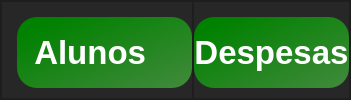
         <widget class="QFrame" name="frame_2">
          <property name="maximumSize">
           <size>
            <width>1920</width>
            <height>600</height>
           </size>
          </property>
          <property name="font">
           <font>
            <pointsize>32</pointsize>
           </font>
          </property>
          <property name="styleSheet">
           <string notr="true">background-color: rgb(39, 39, 39);</string>
          </property>
          <property name="frameShape">
           <enum>QFrame::StyledPanel</enum>
          </property>
          <property name="frameShadow">
           <enum>QFrame::Raised</enum>
          </property>
          <layout class="QHBoxLayout" name="horizontalLayout_2">
           <property name="spacing">
            <number>0</number>
           </property>
           <property name="leftMargin">
            <number>0</number>
           </property>
           <property name="topMargin">
            <number>0</number>
           </property>
           <property name="rightMargin">
            <number>0</number>
           </property>
           <property name="bottomMargin">
            <number>0</number>
           </property>
           <item>
            <widget class="QFrame" name="frame_9">
             <property name="maximumSize">
              <size>
               <width>16777215</width>
               <height>175</height>
              </size>
             </property>
             <property name="styleSheet">
              <string notr="true">background-color: rgb(39, 39, 39);</string>
             </property>
             <property name="frameShape">
              <enum>QFrame::StyledPanel</enum>
             </property>
             <property name="frameShadow">
              <enum>QFrame::Raised</enum>
             </property>
             <layout class="QHBoxLayout" name="horizontalLayout_6">
              <property name="spacing">
               <number>0</number>
              </property>
              <property name="leftMargin">
               <number>15</number>
              </property>
              <property name="topMargin">
               <number>15</number>
              </property>
              <property name="rightMargin">
               <number>0</number>
              </property>
              <property name="bottomMargin">
               <number>10</number>
              </property>
              <item>
               <widget class="QPushButton" name="botao_alunos">
                <property name="maximumSize">
                 <size>
                  <width>320</width>
                  <height>250</height>
                 </size>
                </property>
                <property name="font">
                 <font>
                  <family>Segoe UI</family>
                  <pointsize>25</pointsize>
                  <weight>75</weight>
                  <bold>true</bold>
                 </font>
                </property>
                <property name="styleSheet">
                 <string notr="true">
QPushButton{
background-color: qlineargradient(spread:pad, x1:0, y1:0.017, x2:1, y2:1, stop:0.113636 rgba(0, 129, 0, 255), stop:1 rgba(66, 138, 60, 255));
border-radius:20px;
  text-align: center;
  color: #ffffff;

}

QPushButton:hover{
background-color: green;

}

QPushButton:pressed{
  background-color: #3e8e41;

}</string>
                </property>
                <property name="text">
                 <string>  Alunos     </string>
                </property>
                <property name="icon">
                 <iconset>
                  <normaloff>../../Icons/white_versions/output-onlinepngtools (6).png</normaloff>../../Icons/white_versions/output-onlinepngtools (6).png</iconset>
                </property>
                <property name="iconSize">
                 <size>
                  <width>80</width>
                  <height>200</height>
                 </size>
                </property>
               </widget>
              </item>
             </layout>
            </widget>
           </item>
           <item>
            <widget class="QFrame" name="frame_10">
             <property name="maximumSize">
              <size>
               <width>16777215</width>
               <height>175</height>
              </size>
             </property>
             <property name="styleSheet">
              <string notr="true">background-color: rgb(39, 39, 39);</string>
             </property>
             <property name="frameShape">
              <enum>QFrame::StyledPanel</enum>
             </property>
             <property name="frameShadow">
              <enum>QFrame::Raised</enum>
             </property>
             <layout class="QHBoxLayout" name="horizontalLayout_7">
              <property name="spacing">
               <number>0</number>
              </property>
              <property name="leftMargin">
               <number>0</number>
              </property>
              <property name="topMargin">
               <number>15</number>
              </property>
              <property name="rightMargin">
               <number>0</number>
              </property>
              <property name="bottomMargin">
               <number>10</number>
              </property>
              <item>
               <widget class="QPushButton" name="botao_orcamento">
                <property name="maximumSize">
                 <size>
                  <width>320</width>
                  <height>250</height>
                 </size>
                </property>
                <property name="font">
                 <font>
                  <family>Segoe UI</family>
                  <pointsize>25</pointsize>
                  <weight>75</weight>
                  <bold>true</bold>
                 </font>
                </property>
                <property name="styleSheet">
                 <string notr="true">
QPushButton{
background-color: qlineargradient(spread:pad, x1:0, y1:0.017, x2:1, y2:1, stop:0.113636 rgba(0, 129, 0, 255), stop:1 rgba(66, 138, 60, 255));
border-radius:20px;
  text-align: center;
  color: #ffffff;
}

QPushButton:hover{
background-color: green;

}

QPushButton:pressed{
  background-color: #3e8e41;

}</string>
                </property>
                <property name="text">
                 <string>Despesas</string>
                </property>
                <property name="icon">
                 <iconset>
                  <normaloff>../../Icons/white_versions/output-onlinepngtools (9).png</normaloff>../../Icons/white_versions/output-onlinepngtools (9).png</iconset>
                </property>
                <property name="iconSize">
                 <size>
                  <width>80</width>
                  <height>200</height>
                 </size>
                </property>
               </widget>
              </item>
             </layout>
            </widget>
           </item>
          </layout>
         </widget>
